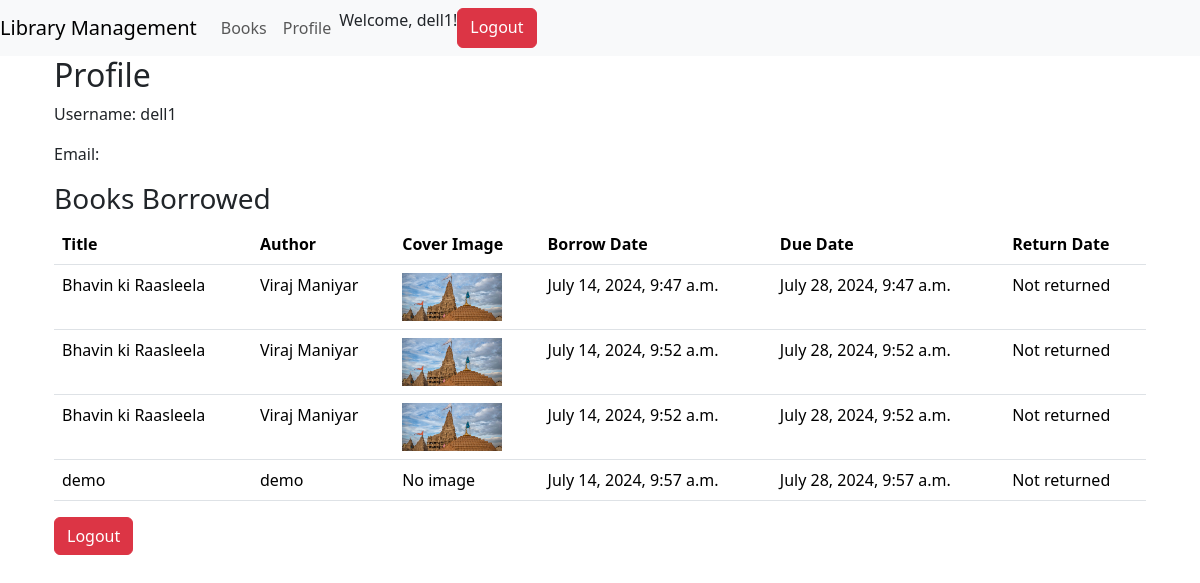
The app's page /users/profile/ (signed in) with its own data.
### books/models.py (models this page shows, shortened)
class Borrow(models.Model):
    user = models.ForeignKey(User, on_delete=models.CASCADE)
    book = models.ForeignKey(Book, on_delete=models.CASCADE)
    borrow_date = models.DateTimeField(auto_now_add=True)
    due_date = models.DateTimeField()
    return_date = models.DateTimeField(null=True, blank=True)

class Book(models.Model):
    isbn = models.CharField(max_length=13)
    title = models.CharField(max_length=200)
    author = models.CharField(max_length=200)
    publisher = models.CharField(max_length=200)
    year = models.IntegerField()
    genre = models.CharField(max_length=100)
    quantity = models.IntegerField()
    cover_image = models.ImageField(upload_to='covers/', blank=True, null=True)

### users/views.py (the view)
# urls.py: path('profile/', views.profile, name='profile'),
def profile(request):
    user = request.user
    borrowed_books = Borrow.objects.filter(user=user).select_related('book')  # Fetch borrowed books with related book details
    context = {
        'user': user,
        'borrowed_books': borrowed_books,
    }
    return render(request, 'profile.html', context)

### users/templates/profile.html
{% extends 'base.html' %}
{% block content %}
    <div class="container">
        <h2>Profile</h2>
        <p>Username: {{ user.username }}</p>
        <p>Email: {{ user.email }}</p>
        <h3>Books Borrowed</h3>
        {% if borrowed_books %}
            <table class="table">
                <thead>
                    <tr>
                        <th>Title</th>
                        <th>Author</th>
                        <th>Cover Image</th>
                        <th>Borrow Date</th>
                        <th>Due Date</th>
                        <th>Return Date</th>
                    </tr>
                </thead>
                <tbody>
                    {% for borrow in borrowed_books %}
                        <tr>
                            <td>{{ borrow.book.title }}</td>
                            <td>{{ borrow.book.author }}</td>
                            <td>
                                {% if borrow.book.cover_image %}
                                    <img src="{{ borrow.book.cover_image.url }}" alt="{{ borrow.book.title }}" style="max-width: 100px;">
                                {% else %}
                                    No image
                                {% endif %}
                            </td>
                            <td>{{ borrow.borrow_date }}</td>
                            <td>{{ borrow.due_date }}</td>
                            <td>
                                {% if borrow.return_date %}
                                    {{ borrow.return_date }}
                                {% else %}
                                    Not returned
                                {% endif %}
                            </td>
                        </tr>
                    {% empty %}
                        <tr>
                            <td colspan="6">You have not borrowed any books.</td>
                        </tr>
                    {% endfor %}
                </tbody>
            </table>
        {% else %}
            <p>You have not borrowed any books.</p>
        {% endif %}
        <a href="{% url 'logout' %}" class="btn btn-danger">Logout</a>
    </div>
{% endblock %}

### books/templates/base.html (shortened to what this page needs)
<!DOCTYPE html>
<html>
<head>
    {% load bootstrap5 %}
    {% bootstrap_css %}
</head>
<body>
    <nav class="navbar navbar-expand-lg navbar-light bg-light">
        <a class="navbar-brand" href="{% url 'home' %}">Library Management</a>
        <div class="collapse navbar-collapse">
            <ul class="navbar-nav mr-auto">
                <li class="nav-item"><a class="nav-link" href="{% url 'book_list' %}">Books</a></li>
                <li class="nav-item"><a class="nav-link" href="{% url 'profile' %}">Profile</a></li>
            </ul>
            <ul class="navbar-nav ml-auto">
                {% if not user.is_authenticated %}
                <a href="{% url 'google_login' %}" class="btn btn-primary">Login with Google</a>
            {% else %}
                <p>Welcome, {{ user.username }}!</p>
                <a href="{% url 'logout' %}" class="btn btn-danger">Logout</a>
            {% endif %}
            </ul>
        </div>
    </nav>
    <div class="container">
        {% block content %}{% endblock %}
    </div>
</body>
</html>

### records on screen
Borrow: book "Bhavin ki Raasleela", book.author "Viraj Maniyar", book.cover_image (picture), borrow_date "July 14, 2024, 9:47 a.m.", due_date "July 28, 2024, 9:47 a.m.", shows "Not returned"
Borrow: book "Bhavin ki Raasleela", book.author "Viraj Maniyar", book.cover_image (picture), borrow_date "July 14, 2024, 9:52 a.m.", due_date "July 28, 2024, 9:52 a.m.", shows "Not returned"
Borrow: book "Bhavin ki Raasleela", book.author "Viraj Maniyar", book.cover_image (picture), borrow_date "July 14, 2024, 9:52 a.m.", due_date "July 28, 2024, 9:52 a.m.", shows "Not returned"
Borrow: book "demo", book.author "demo", shows "No image", borrow_date "July 14, 2024, 9:57 a.m.", due_date "July 28, 2024, 9:57 a.m.", shows "Not returned"

### other values on screen
{{ user.username }} "dell1"
